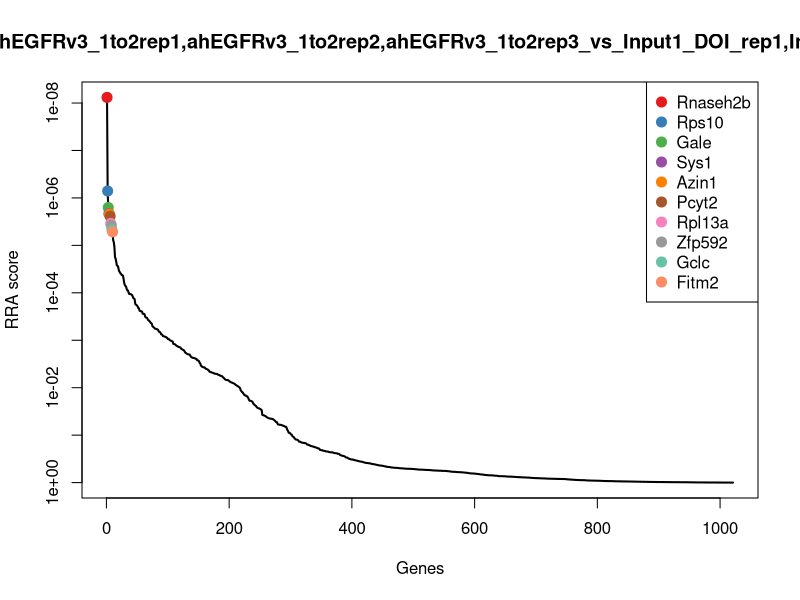
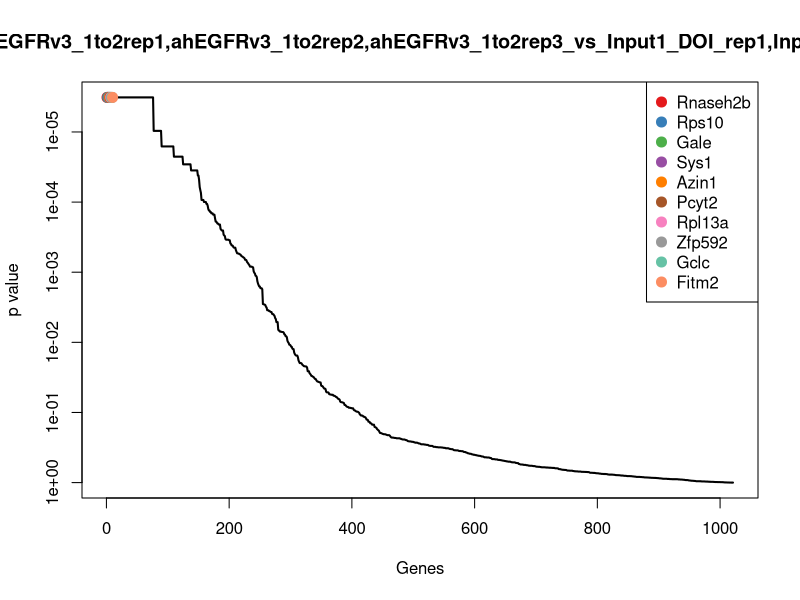
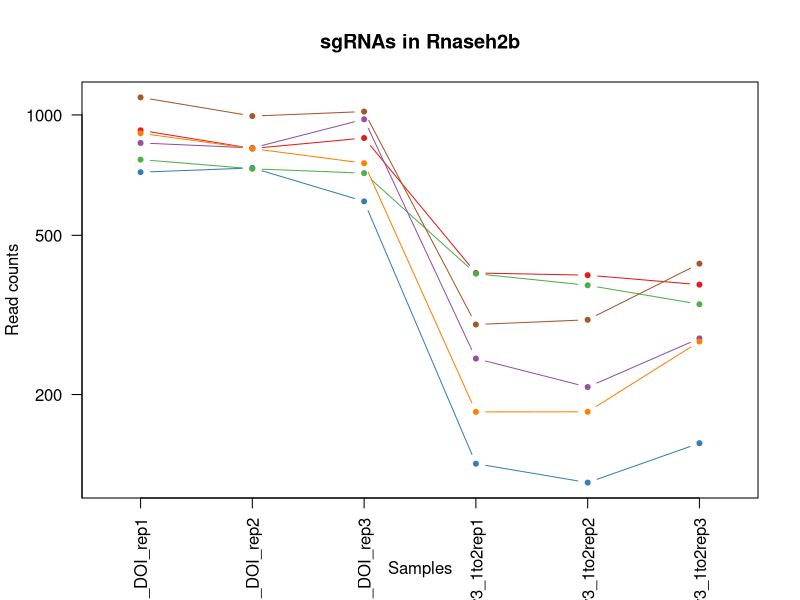
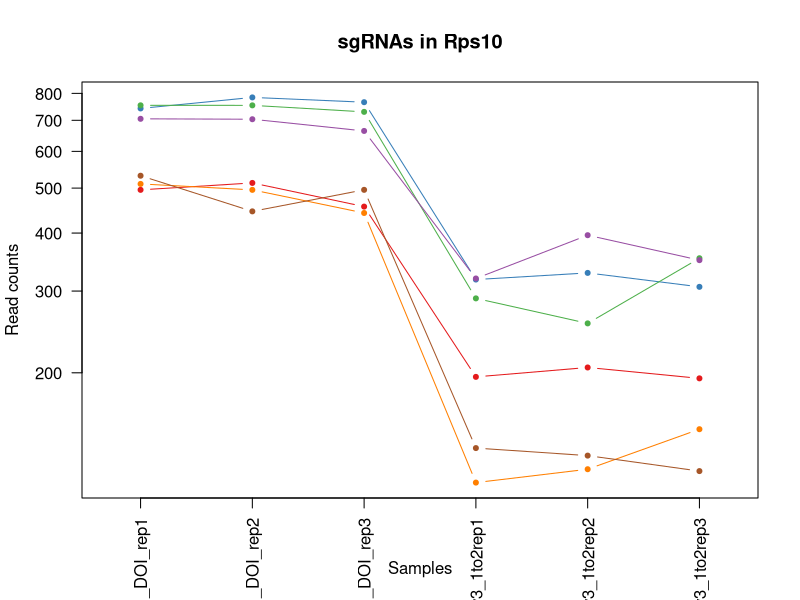
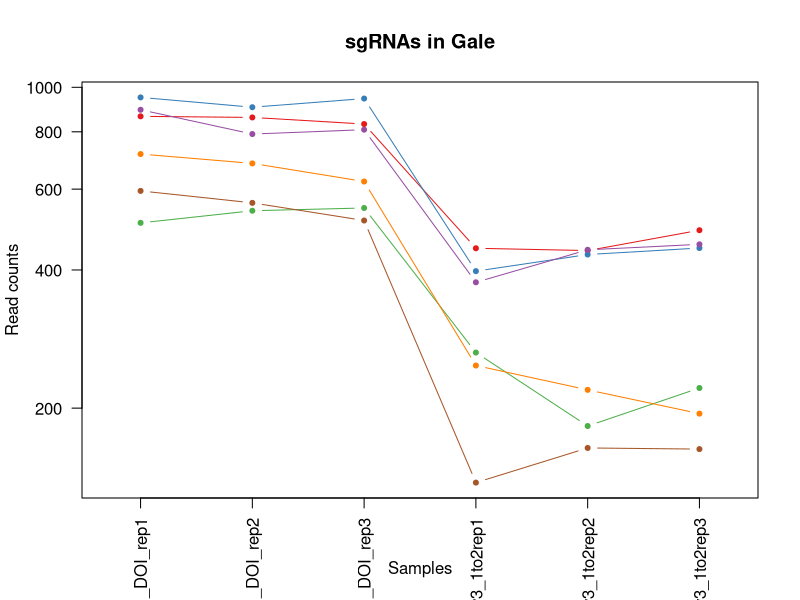
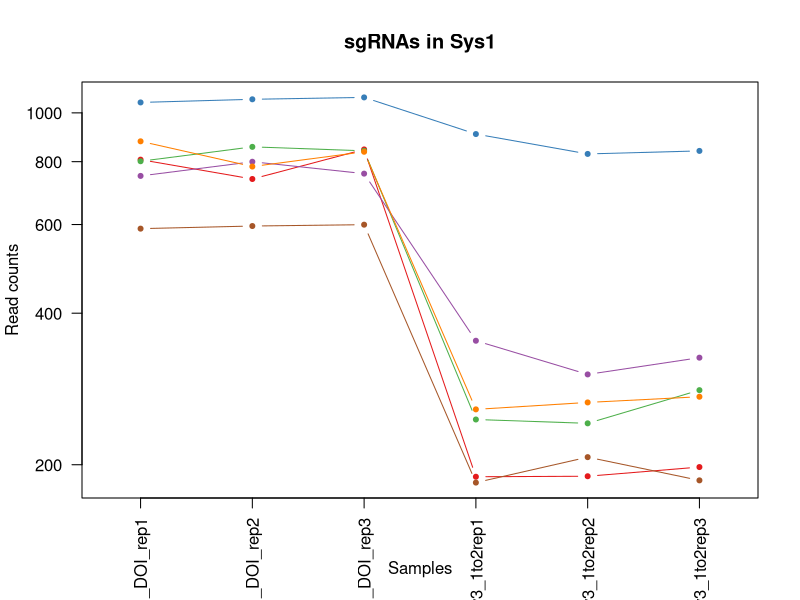
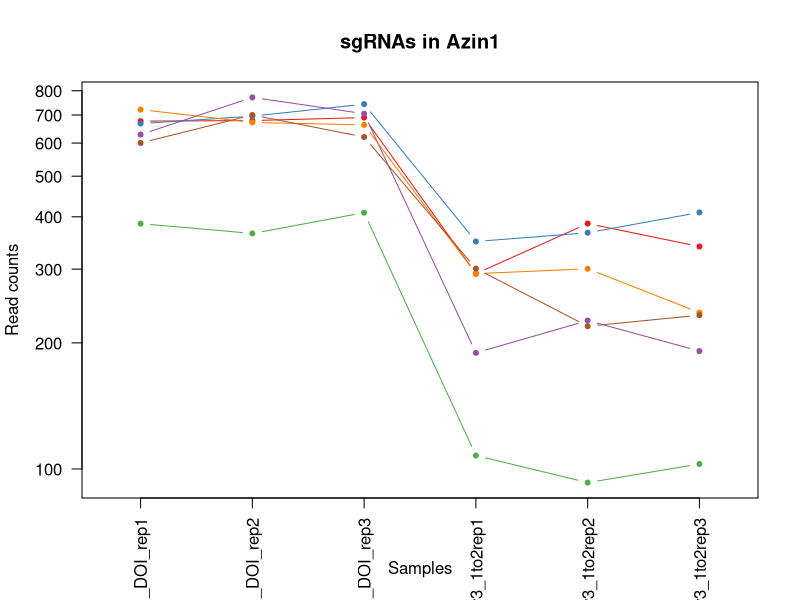
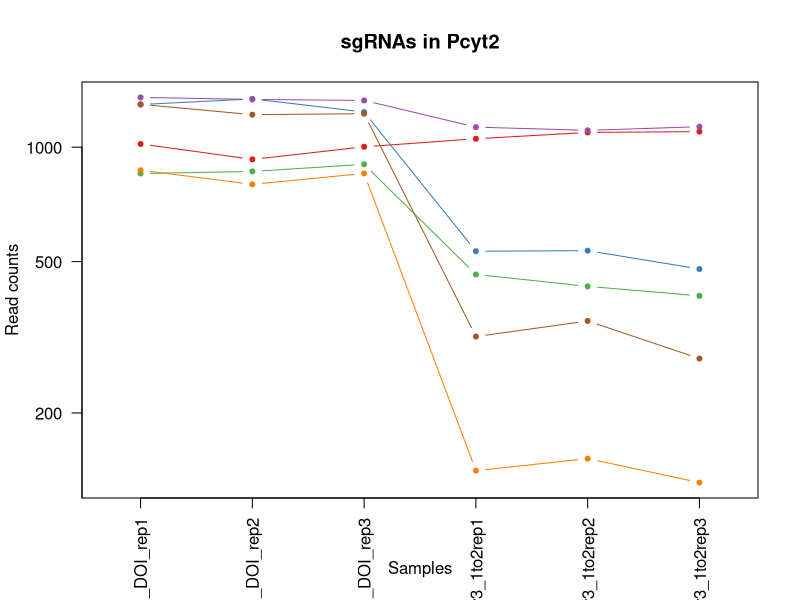

These figures' R source, in order: (Note: this script raises an error after producing the figures.)
pdf(file='egfr_1to2_v_Input1_DOI.pdf',width=4.5,height=4.5);
gstable=read.table('egfr_1to2_v_Input1_DOI.gene_summary.txt',header=T)
# 
#
# parameters
# Do not modify the variables beginning with "__"

# gstablename='__GENE_SUMMARY_FILE__'
startindex=3
# outputfile='__OUTPUT_FILE__'
targetgenelist=c("Rnaseh2b","Rps10","Gale","Sys1","Azin1","Pcyt2","Rpl13a","Zfp592","Gclc","Fitm2")
# samplelabel=sub('.\\w+.\\w+$','',colnames(gstable)[startindex]);
samplelabel='ahEGFRv3_1to2rep1,ahEGFRv3_1to2rep2,ahEGFRv3_1to2rep3_vs_Input1_DOI_rep1,Input1_DOI_rep2,Input1_DOI_rep3 neg.'


# You need to write some codes in front of this code:
# gstable=read.table(gstablename,header=T)
# pdf(file=outputfile,width=6,height=6)


# set up color using RColorBrewer
#library(RColorBrewer)
#colors <- brewer.pal(length(targetgenelist), "Set1")

colors=c( "#E41A1C", "#377EB8", "#4DAF4A", "#984EA3", "#FF7F00",  "#A65628", "#F781BF",
          "#999999", "#66C2A5", "#FC8D62", "#8DA0CB", "#E78AC3", "#A6D854", "#FFD92F", "#E5C494", "#B3B3B3", 
          "#8DD3C7", "#FFFFB3", "#BEBADA", "#FB8072", "#80B1D3", "#FDB462", "#B3DE69", "#FCCDE5",
          "#D9D9D9", "#BC80BD", "#CCEBC5", "#FFED6F")

######
# function definition

plotrankedvalues<-function(val, tglist, ...){
  
  plot(val,log='y',ylim=c(max(val),min(val)),type='l',lwd=2, ...)
  if(length(tglist)>0){
    for(i in 1:length(tglist)){
      targetgene=tglist[i];
      tx=which(names(val)==targetgene);ty=val[targetgene];
      points(tx,ty,col=colors[(i %% length(colors)) ],cex=2,pch=20)
      # text(tx+50,ty,targetgene,col=colors[i])
    }
    legend('topright',tglist,pch=20,pt.cex = 2,cex=1,col=colors)
  }
}



plotrandvalues<-function(val,targetgenelist, ...){
  # choose the one with the best distance distribution
  
  mindiffvalue=0;
  randval=val;
  for(i in 1:20){
    randval0=sample(val)
    vindex=sort(which(names(randval0) %in% targetgenelist))
    if(max(vindex)>0.9*length(val)){
      # print('pass...')
      next;
    }
    mindiffind=min(diff(vindex));
    if (mindiffind > mindiffvalue){
      mindiffvalue=mindiffind;
      randval=randval0;
      # print(paste('Diff: ',mindiffvalue))
    }
  }
  plot(randval,log='y',ylim=c(max(randval),min(randval)),pch=20,col='grey', ...)
  
  if(length(targetgenelist)>0){
    for(i in 1:length(targetgenelist)){
      targetgene=targetgenelist[i];
      tx=which(names(randval)==targetgene);ty=randval[targetgene];
      points(tx,ty,col=colors[(i %% length(colors)) ],cex=2,pch=20)
      text(tx+50,ty,targetgene,col=colors[i])
    }
  }
  
}




# set.seed(1235)



pvec=gstable[,startindex]
names(pvec)=gstable[,'id']
pvec=sort(pvec);

plotrankedvalues(pvec,targetgenelist,xlab='Genes',ylab='RRA score',main=paste('Distribution of RRA scores in \\n',samplelabel))

# plotrandvalues(pvec,targetgenelist,xlab='Genes',ylab='RRA score',main=paste('Distribution of RRA scores in \\n',samplelabel))


pvec=gstable[,startindex+1]
names(pvec)=gstable[,'id']
pvec=sort(pvec);

plotrankedvalues(pvec,targetgenelist,xlab='Genes',ylab='p value',main=paste('Distribution of p values in \\n',samplelabel))

# plotrandvalues(pvec,targetgenelist,xlab='Genes',ylab='p value',main=paste('Distribution of p values in \\n',samplelabel))



# you need to write after this code:
# dev.off()






# parameters
# Do not modify the variables beginning with "__"
targetmat=list(c(914.2129487051808,823.3953421320792,874.4515566265652,401.63667444296595,396.5547671672471,375.42026314614264),c(718.2642843657007,736.1030539812348,607.0529201913007,133.32337740845344,119.48593421196529,150.16810525845705),c(772.2304738887051,732.3884885280073,714.1178574622251,399.9701322253603,374.0429244896305,335.37543507722074),c(849.9674849873185,825.8717191008975,974.1327051201845,244.98170598803318,207.80162471646136,275.30819297383795),c(898.7940374128938,822.7762478898746,756.310936189683,179.98655950141213,180.0947414209332,270.3025894652227),c(1105.0219759472318,992.4080702539271,1018.4354377840152,298.31105695141457,306.5073964567805,423.80776372942324))
targetgene="Rnaseh2b"
collabel=c("Input1_DOI_rep1","Input1_DOI_rep2","Input1_DOI_rep3","ahEGFRv3_1to2rep1","ahEGFRv3_1to2rep2","ahEGFRv3_1to2rep3")

# set up color using RColorBrewer
#library(RColorBrewer)
#colors <- brewer.pal(length(targetgenelist), "Set1")

colors=c( "#E41A1C", "#377EB8", "#4DAF4A", "#984EA3", "#FF7F00",  "#A65628", "#F781BF",
          "#999999", "#66C2A5", "#FC8D62", "#8DA0CB", "#E78AC3", "#A6D854", "#FFD92F", "#E5C494", "#B3B3B3", 
          "#8DD3C7", "#FFFFB3", "#BEBADA", "#FB8072", "#80B1D3", "#FDB462", "#B3DE69", "#FCCDE5",
          "#D9D9D9", "#BC80BD", "#CCEBC5", "#FFED6F")


## code

targetmatvec=unlist(targetmat)+1
yrange=range(targetmatvec[targetmatvec>0]);
# yrange[1]=1; # set the minimum value to 1
for(i in 1:length(targetmat)){
  vali=targetmat[[i]]+1;
  if(i==1){
    plot(1:length(vali),vali,type='b',las=1,pch=20,main=paste('sgRNAs in',targetgene),ylab='Read counts',xlab='Samples',xlim=c(0.7,length(vali)+0.3),ylim = yrange,col=colors[(i %% length(colors))],xaxt='n',log='y')
    axis(1,at=1:length(vali),labels=(collabel),las=2)
    # lines(0:100,rep(1,101),col='black');
  }else{
    lines(1:length(vali),vali,type='b',pch=20,col=colors[(i %% length(colors))])
  }
}




# parameters
# Do not modify the variables beginning with "__"
targetmat=list(c(494.69007062753985,511.9909383031801,455.1578367724522,194.98543945986313,204.33826430452035,193.55000233312242),c(741.3926513041312,783.1542163887822,764.7495519351746,316.6430213450769,327.2875589284267,305.34181402552935),c(752.9568347733464,752.8185985207582,728.8854350168353,288.31180364578057,254.5569902776652,352.0607801059382),c(704.130282347771,702.6719649021879,662.9587495051824,318.30956356268257,394.8230869612766,348.72371110019475),c(509.46652728264814,494.6562995214521,440.91767270193515,114.99141301479108,122.94929462390631,150.16810525845705),c(530.6675303095427,444.50966590288186,494.713848079444,136.65646184366477,131.60769565375887,121.80301870963739))
targetgene="Rps10"
collabel=c("Input1_DOI_rep1","Input1_DOI_rep2","Input1_DOI_rep3","ahEGFRv3_1to2rep1","ahEGFRv3_1to2rep2","ahEGFRv3_1to2rep3")

# set up color using RColorBrewer
#library(RColorBrewer)
#colors <- brewer.pal(length(targetgenelist), "Set1")

colors=c( "#E41A1C", "#377EB8", "#4DAF4A", "#984EA3", "#FF7F00",  "#A65628", "#F781BF",
          "#999999", "#66C2A5", "#FC8D62", "#8DA0CB", "#E78AC3", "#A6D854", "#FFD92F", "#E5C494", "#B3B3B3", 
          "#8DD3C7", "#FFFFB3", "#BEBADA", "#FB8072", "#80B1D3", "#FDB462", "#B3DE69", "#FCCDE5",
          "#D9D9D9", "#BC80BD", "#CCEBC5", "#FFED6F")


## code

targetmatvec=unlist(targetmat)+1
yrange=range(targetmatvec[targetmatvec>0]);
# yrange[1]=1; # set the minimum value to 1
for(i in 1:length(targetmat)){
  vali=targetmat[[i]]+1;
  if(i==1){
    plot(1:length(vali),vali,type='b',las=1,pch=20,main=paste('sgRNAs in',targetgene),ylab='Read counts',xlab='Samples',xlim=c(0.7,length(vali)+0.3),ylim = yrange,col=colors[(i %% length(colors))],xaxt='n',log='y')
    axis(1,at=1:length(vali),labels=(collabel),las=2)
    # lines(0:100,rep(1,101),col='black');
  }else{
    lines(1:length(vali),vali,type='b',pch=20,col=colors[(i %% length(colors))])
  }
}




# parameters
# Do not modify the variables beginning with "__"
targetmat=list(c(863.4590323680695,858.6837139377398,830.6762374468276,444.96677210071334,439.8467723165099,487.21207483854954),c(949.547953750005,903.8775936186735,944.0701365268707,396.637047790149,431.18837128665734,445.49871226675594),c(505.61179945957645,537.3738022335675,544.8181290683002,263.31367038169554,181.8264216269037,220.24655437907035),c(892.3694910411076,789.9642530530324,807.4700441467257,374.9719989612753,441.5784525224804,453.84138478111464),c(714.4095565426289,681.6227606672326,622.3479112300041,246.64824820563885,218.19170595228445,193.55000233312242),c(593.6280847530478,559.0421007107275,511.59107957042715,136.65646184366477,162.77793936122808,161.84784677855927))
targetgene="Gale"
collabel=c("Input1_DOI_rep1","Input1_DOI_rep2","Input1_DOI_rep3","ahEGFRv3_1to2rep1","ahEGFRv3_1to2rep2","ahEGFRv3_1to2rep3")

# set up color using RColorBrewer
#library(RColorBrewer)
#colors <- brewer.pal(length(targetgenelist), "Set1")

colors=c( "#E41A1C", "#377EB8", "#4DAF4A", "#984EA3", "#FF7F00",  "#A65628", "#F781BF",
          "#999999", "#66C2A5", "#FC8D62", "#8DA0CB", "#E78AC3", "#A6D854", "#FFD92F", "#E5C494", "#B3B3B3", 
          "#8DD3C7", "#FFFFB3", "#BEBADA", "#FB8072", "#80B1D3", "#FDB462", "#B3DE69", "#FCCDE5",
          "#D9D9D9", "#BC80BD", "#CCEBC5", "#FFED6F")


## code

targetmatvec=unlist(targetmat)+1
yrange=range(targetmatvec[targetmatvec>0]);
# yrange[1]=1; # set the minimum value to 1
for(i in 1:length(targetmat)){
  vali=targetmat[[i]]+1;
  if(i==1){
    plot(1:length(vali),vali,type='b',las=1,pch=20,main=paste('sgRNAs in',targetgene),ylab='Read counts',xlab='Samples',xlim=c(0.7,length(vali)+0.3),ylim = yrange,col=colors[(i %% length(colors))],xaxt='n',log='y')
    axis(1,at=1:length(vali),labels=(collabel),las=2)
    # lines(0:100,rep(1,101),col='black');
  }else{
    lines(1:length(vali),vali,type='b',pch=20,col=colors[(i %% length(colors))])
  }
}




# parameters
# Do not modify the variables beginning with "__"
targetmat=list(c(806.2805696591721,737.9603367078485,844.9164015173446,188.31927058944046,188.75314245078573,196.88707133886592),c(1047.8435132383345,1062.9848138652483,1072.2316131615241,906.5989663774833,827.7431384539044,839.2728549444878),c(800.4984779245644,854.9691484845124,839.6422666764124,244.98170598803318,240.7035486299011,280.3137964824532),c(748.459652313096,798.6315724438964,756.310936189683,351.6404079147959,301.312355838869,325.3642280599903),c(876.9505797488206,781.2969336621685,835.9503722877598,256.6475015112729,264.94707151348825,271.97112396809445),c(587.8459930184403,594.9495667585926,598.6143044458091,183.31964393662346,206.06994451049087,185.2073298187637))
targetgene="Sys1"
collabel=c("Input1_DOI_rep1","Input1_DOI_rep2","Input1_DOI_rep3","ahEGFRv3_1to2rep1","ahEGFRv3_1to2rep2","ahEGFRv3_1to2rep3")

# set up color using RColorBrewer
#library(RColorBrewer)
#colors <- brewer.pal(length(targetgenelist), "Set1")

colors=c( "#E41A1C", "#377EB8", "#4DAF4A", "#984EA3", "#FF7F00",  "#A65628", "#F781BF",
          "#999999", "#66C2A5", "#FC8D62", "#8DA0CB", "#E78AC3", "#A6D854", "#FFD92F", "#E5C494", "#B3B3B3", 
          "#8DD3C7", "#FFFFB3", "#BEBADA", "#FB8072", "#80B1D3", "#FDB462", "#B3DE69", "#FCCDE5",
          "#D9D9D9", "#BC80BD", "#CCEBC5", "#FFED6F")


## code

targetmatvec=unlist(targetmat)+1
yrange=range(targetmatvec[targetmatvec>0]);
# yrange[1]=1; # set the minimum value to 1
for(i in 1:length(targetmat)){
  vali=targetmat[[i]]+1;
  if(i==1){
    plot(1:length(vali),vali,type='b',las=1,pch=20,main=paste('sgRNAs in',targetgene),ylab='Read counts',xlab='Samples',xlim=c(0.7,length(vali)+0.3),ylim = yrange,col=colors[(i %% length(colors))],xaxt='n',log='y')
    axis(1,at=1:length(vali),labels=(collabel),las=2)
    # lines(0:100,rep(1,101),col='black');
  }else{
    lines(1:length(vali),vali,type='b',pch=20,col=colors[(i %% length(colors))])
  }
}




# parameters
# Do not modify the variables beginning with "__"
targetmat=list(c(675.8622783119116,677.9081952140051,689.3294237098436,291.6448880809919,384.43300572545354,338.71250408296424),c(666.8679133914109,694.6237397535285,742.070772119166,348.30732347958457,365.38452345977794,408.79095320357754),c(384.18787303281664,364.0274144162877,408.2180366881553,106.65870192676275,91.7790509164371,101.78060467517645),c(627.6781805235148,770.1532373024862,704.0970012644539,188.31927058944046,225.11842677616647,190.21293332737895),c(720.1916482772366,671.0981585497549,661.903922536996,291.6448880809919,299.5806756328985,235.26336490491605),c(599.4101764876555,698.9573994489605,619.1834303254448,299.9775991690202,218.19170595228445,231.92629589917257))
targetgene="Azin1"
collabel=c("Input1_DOI_rep1","Input1_DOI_rep2","Input1_DOI_rep3","ahEGFRv3_1to2rep1","ahEGFRv3_1to2rep2","ahEGFRv3_1to2rep3")

# set up color using RColorBrewer
#library(RColorBrewer)
#colors <- brewer.pal(length(targetgenelist), "Set1")

colors=c( "#E41A1C", "#377EB8", "#4DAF4A", "#984EA3", "#FF7F00",  "#A65628", "#F781BF",
          "#999999", "#66C2A5", "#FC8D62", "#8DA0CB", "#E78AC3", "#A6D854", "#FFD92F", "#E5C494", "#B3B3B3", 
          "#8DD3C7", "#FFFFB3", "#BEBADA", "#FB8072", "#80B1D3", "#FDB462", "#B3DE69", "#FCCDE5",
          "#D9D9D9", "#BC80BD", "#CCEBC5", "#FFED6F")


## code

targetmatvec=unlist(targetmat)+1
yrange=range(targetmatvec[targetmatvec>0]);
# yrange[1]=1; # set the minimum value to 1
for(i in 1:length(targetmat)){
  vali=targetmat[[i]]+1;
  if(i==1){
    plot(1:length(vali),vali,type='b',las=1,pch=20,main=paste('sgRNAs in',targetgene),ylab='Read counts',xlab='Samples',xlim=c(0.7,length(vali)+0.3),ylim = yrange,col=colors[(i %% length(colors))],xaxt='n',log='y')
    axis(1,at=1:length(vali),labels=(collabel),las=2)
    # lines(0:100,rep(1,101),col='black');
  }else{
    lines(1:length(vali),vali,type='b',pch=20,col=colors[(i %% length(colors))])
  }
}




# parameters
# Do not modify the variables beginning with "__"
targetmat=list(c(1018.9330545652963,928.0222690646517,1001.5582062930321,1051.5881393091765,1092.6902099673928,1097.8957028896082),c(1293.903639277747,1339.100845888487,1236.2572067145168,531.626967416208,533.3575034389175,477.2008678213191),c(851.8948488988543,862.3982793909672,900.8222308312263,461.63219427677,429.4566910806868,405.45388419783404),c(1351.0821019866446,1334.7671861930548,1326.444912494458,1128.2490813190373,1106.5436516151567,1131.2663929470432),c(868.5986694654986,797.3933839594873,852.3001902946497,139.9895462788761,150.6561779194345,130.14569122399612),c(1295.831003189283,1216.5201859319818,1224.1266965803725,316.6430213450769,348.0677214000728,276.9767274767097))
targetgene="Pcyt2"
collabel=c("Input1_DOI_rep1","Input1_DOI_rep2","Input1_DOI_rep3","ahEGFRv3_1to2rep1","ahEGFRv3_1to2rep2","ahEGFRv3_1to2rep3")

# set up color using RColorBrewer
#library(RColorBrewer)
#colors <- brewer.pal(length(targetgenelist), "Set1")

colors=c( "#E41A1C", "#377EB8", "#4DAF4A", "#984EA3", "#FF7F00",  "#A65628", "#F781BF",
          "#999999", "#66C2A5", "#FC8D62", "#8DA0CB", "#E78AC3", "#A6D854", "#FFD92F", "#E5C494", "#B3B3B3", 
          "#8DD3C7", "#FFFFB3", "#BEBADA", "#FB8072", "#80B1D3", "#FDB462", "#B3DE69", "#FCCDE5",
          "#D9D9D9", "#BC80BD", "#CCEBC5", "#FFED6F")


## code

targetmatvec=unlist(targetmat)+1
yrange=range(targetmatvec[targetmatvec>0]);
# yrange[1]=1; # set the minimum value to 1
for(i in 1:length(targetmat)){
  vali=targetmat[[i]]+1;
  if(i==1){
    plot(1:length(vali),vali,type='b',las=1,pch=20,main=paste('sgRNAs in',targetgene),ylab='Read counts',xlab='Samples',xlim=c(0.7,length(vali)+0.3),ylim = yrange,col=colors[(i %% length(colors))],xaxt='n',log='y')
    axis(1,at=1:length(vali),labels=(collabel),las=2)
    # lines(0:100,rep(1,101),col='black');
  }else{
    lines(1:length(vali),vali,type='b',pch=20,col=colors[(i %% length(colors))])
  }
}




# parameters
# Do not modify the variables beginning with "__"
targetmat=list(c(426.5898790866058,463.082493169019,450.9385288997064,116.65795523239676,128.14433524181786,98.44353566943296),c(551.2260786992587,528.0873886004989,493.1316076271643,164.98767954296113,169.70466018511013,195.21853683599417),c(415.02569561739057,389.41027834667506,418.7663063700197,184.98618615422913,174.89970080302166,166.8534502871745),c(594.912994027405,542.9456504134087,562.7501875274698,324.97573243310524,214.7283455403434,275.30819297383795),c(426.5898790866058,402.41125743297107,363.38789054023124,179.98655950141213,119.48593421196529,140.1568982412266),c(333.43395669570543,303.9752729224443,319.08515787640044,91.65982196831173,100.43745194628966,111.79181169240692))
targetgene="Rpl13a"
collabel=c("Input1_DOI_rep1","Input1_DOI_rep2","Input1_DOI_rep3","ahEGFRv3_1to2rep1","ahEGFRv3_1to2rep2","ahEGFRv3_1to2rep3")

# set up color using RColorBrewer
#library(RColorBrewer)
#colors <- brewer.pal(length(targetgenelist), "Set1")

colors=c( "#E41A1C", "#377EB8", "#4DAF4A", "#984EA3", "#FF7F00",  "#A65628", "#F781BF",
          "#999999", "#66C2A5", "#FC8D62", "#8DA0CB", "#E78AC3", "#A6D854", "#FFD92F", "#E5C494", "#B3B3B3", 
          "#8DD3C7", "#FFFFB3", "#BEBADA", "#FB8072", "#80B1D3", "#FDB462", "#B3DE69", "#FCCDE5",
          "#D9D9D9", "#BC80BD", "#CCEBC5", "#FFED6F")


## code

targetmatvec=unlist(targetmat)+1
yrange=range(targetmatvec[targetmatvec>0]);
# yrange[1]=1; # set the minimum value to 1
for(i in 1:length(targetmat)){
  vali=targetmat[[i]]+1;
  if(i==1){
    plot(1:length(vali),vali,type='b',las=1,pch=20,main=paste('sgRNAs in',targetgene),ylab='Read counts',xlab='Samples',xlim=c(0.7,length(vali)+0.3),ylim = yrange,col=colors[(i %% length(colors))],xaxt='n',log='y')
    axis(1,at=1:length(vali),labels=(collabel),las=2)
    # lines(0:100,rep(1,101),col='black');
  }else{
    lines(1:length(vali),vali,type='b',pch=20,col=colors[(i %% length(colors))])
  }
}




# parameters
# Do not modify the variables beginning with "__"
targetmat=list(c(713.1246472682717,749.7231273097353,722.0290597236235,194.98543945986313,195.67986327466778,180.20172631014847),c(684.8566432324124,765.2004833648496,739.4337046986999,168.32076397817247,183.5581018328742,203.5612093503529),c(882.7326714834282,960.2151696592895,903.9867117357857,364.9727456556413,398.28644737321764,428.8133672380385),c(666.2254587542322,593.7113782741835,649.2459989187586,341.6411546091619,339.40932037022026,388.7685391691166),c(724.0463761003083,689.670985815892,728.3580215327421,226.64974159437082,242.4352288358716,280.3137964824532),c(480.5560686096101,511.9909383031801,513.7007335068,281.64563477535785,232.04514760004852,205.22974385322465))
targetgene="Zfp592"
collabel=c("Input1_DOI_rep1","Input1_DOI_rep2","Input1_DOI_rep3","ahEGFRv3_1to2rep1","ahEGFRv3_1to2rep2","ahEGFRv3_1to2rep3")

# set up color using RColorBrewer
#library(RColorBrewer)
#colors <- brewer.pal(length(targetgenelist), "Set1")

colors=c( "#E41A1C", "#377EB8", "#4DAF4A", "#984EA3", "#FF7F00",  "#A65628", "#F781BF",
          "#999999", "#66C2A5", "#FC8D62", "#8DA0CB", "#E78AC3", "#A6D854", "#FFD92F", "#E5C494", "#B3B3B3", 
          "#8DD3C7", "#FFFFB3", "#BEBADA", "#FB8072", "#80B1D3", "#FDB462", "#B3DE69", "#FCCDE5",
          "#D9D9D9", "#BC80BD", "#CCEBC5", "#FFED6F")


## code

targetmatvec=unlist(targetmat)+1
yrange=range(targetmatvec[targetmatvec>0]);
# yrange[1]=1; # set the minimum value to 1
for(i in 1:length(targetmat)){
  vali=targetmat[[i]]+1;
  if(i==1){
    plot(1:length(vali),vali,type='b',las=1,pch=20,main=paste('sgRNAs in',targetgene),ylab='Read counts',xlab='Samples',xlim=c(0.7,length(vali)+0.3),ylim = yrange,col=colors[(i %% length(colors))],xaxt='n',log='y')
    axis(1,at=1:length(vali),labels=(collabel),las=2)
    # lines(0:100,rep(1,101),col='black');
  }else{
    lines(1:length(vali),vali,type='b',pch=20,col=colors[(i %% length(colors))])
  }
}




# parameters
# Do not modify the variables beginning with "__"
targetmat=list(c(790.2192037297065,810.3943630457833,753.1464552851237,221.65011494155382,280.5321933672229,240.2689684135313),c(638.5999093555514,671.0981585497549,660.8490955688095,489.96341197606637,424.2616504627753,467.18966080408865),c(681.6443700465192,835.7772269761707,842.8067475809718,369.97237230845826,282.26387357319334,322.0271590542468),c(647.5942742760521,791.8215357796462,698.8228664235216,171.6538484133838,169.70466018511013,165.18491578430277),c(882.0902168462496,761.4859179116222,804.8329767262596,284.97871921056924,303.0440360448395,340.381038585836),c(830.0513912347811,726.8166403481662,736.2692237941405,454.96602540634734,491.79717849562525,470.5267298098321))
targetgene="Gclc"
collabel=c("Input1_DOI_rep1","Input1_DOI_rep2","Input1_DOI_rep3","ahEGFRv3_1to2rep1","ahEGFRv3_1to2rep2","ahEGFRv3_1to2rep3")

# set up color using RColorBrewer
#library(RColorBrewer)
#colors <- brewer.pal(length(targetgenelist), "Set1")

colors=c( "#E41A1C", "#377EB8", "#4DAF4A", "#984EA3", "#FF7F00",  "#A65628", "#F781BF",
          "#999999", "#66C2A5", "#FC8D62", "#8DA0CB", "#E78AC3", "#A6D854", "#FFD92F", "#E5C494", "#B3B3B3", 
          "#8DD3C7", "#FFFFB3", "#BEBADA", "#FB8072", "#80B1D3", "#FDB462", "#B3DE69", "#FCCDE5",
          "#D9D9D9", "#BC80BD", "#CCEBC5", "#FFED6F")


## code

targetmatvec=unlist(targetmat)+1
yrange=range(targetmatvec[targetmatvec>0]);
# yrange[1]=1; # set the minimum value to 1
for(i in 1:length(targetmat)){
  vali=targetmat[[i]]+1;
  if(i==1){
    plot(1:length(vali),vali,type='b',las=1,pch=20,main=paste('sgRNAs in',targetgene),ylab='Read counts',xlab='Samples',xlim=c(0.7,length(vali)+0.3),ylim = yrange,col=colors[(i %% length(colors))],xaxt='n',log='y')
    axis(1,at=1:length(vali),labels=(collabel),las=2)
    # lines(0:100,rep(1,101),col='black');
  }else{
    lines(1:length(vali),vali,type='b',pch=20,col=colors[(i %% length(colors))])
  }
}




# parameters
# Do not modify the variables beginning with "__"
targetmat=list(c(761.9511996938471,720.6256979261206,712.0082035258522,308.31031025704857,301.312355838869,243.60603741927477),c(1112.0889769561968,1015.3145572154963,1161.364491973279,494.96303862888334,529.8941430269765,528.9254374103432),c(839.6882107924605,889.6384260479683,866.5403543651668,436.634061012685,458.89525458218554,393.77414267773185),c(962.3970464935775,987.4553163162906,942.487896074591,411.63592774859995,386.16468593142406,405.45388419783404),c(885.9449446693213,911.9258187673329,760.0028305783355,319.9761057802882,316.8974776926036,317.02155554563154),c(501.1146169993261,494.6562995214521,491.54936717488465,236.64899490000485,200.8749038925793,253.61724443650525))
targetgene="Fitm2"
collabel=c("Input1_DOI_rep1","Input1_DOI_rep2","Input1_DOI_rep3","ahEGFRv3_1to2rep1","ahEGFRv3_1to2rep2","ahEGFRv3_1to2rep3")

# set up color using RColorBrewer
#library(RColorBrewer)
#colors <- brewer.pal(length(targetgenelist), "Set1")

colors=c( "#E41A1C", "#377EB8", "#4DAF4A", "#984EA3", "#FF7F00",  "#A65628", "#F781BF",
          "#999999", "#66C2A5", "#FC8D62", "#8DA0CB", "#E78AC3", "#A6D854", "#FFD92F", "#E5C494", "#B3B3B3", 
          "#8DD3C7", "#FFFFB3", "#BEBADA", "#FB8072", "#80B1D3", "#FDB462", "#B3DE69", "#FCCDE5",
          "#D9D9D9", "#BC80BD", "#CCEBC5", "#FFED6F")


## code

targetmatvec=unlist(targetmat)+1
yrange=range(targetmatvec[targetmatvec>0]);
# yrange[1]=1; # set the minimum value to 1
for(i in 1:length(targetmat)){
  vali=targetmat[[i]]+1;
  if(i==1){
    plot(1:length(vali),vali,type='b',las=1,pch=20,main=paste('sgRNAs in',targetgene),ylab='Read counts',xlab='Samples',xlim=c(0.7,length(vali)+0.3),ylim = yrange,col=colors[(i %% length(colors))],xaxt='n',log='y')
    axis(1,at=1:length(vali),labels=(collabel),las=2)
    # lines(0:100,rep(1,101),col='black');
  }else{
    lines(1:length(vali),vali,type='b',pch=20,col=colors[(i %% length(colors))])
  }
}



# 
#
# parameters
# Do not modify the variables beginning with "__"

# gstablename='__GENE_SUMMARY_FILE__'
startindex=9
# outputfile='__OUTPUT_FILE__'
targetgenelist=c("Nprl3","Tsc2","Arl15","Nprl2","Jak1","Depdc5","Zfp36l2","Mark2","Tsc1","Cbfa2t3")
# samplelabel=sub('.\\w+.\\w+$','',colnames(gstable)[startindex]);
samplelabel='ahEGFRv3_1to2rep1,ahEGFRv3_1to2rep2,ahEGFRv3_1to2rep3_vs_Input1_DOI_rep1,Input1_DOI_rep2,Input1_DOI_rep3 pos.'


# You need to write some codes in front of this code:
# gstable=read.table(gstablename,header=T)
# pdf(file=outputfile,width=6,height=6)


# set up color using RColorBrewer
#library(RColorBrewer)
#colors <- brewer.pal(length(targetgenelist), "Set1")

colors=c( "#E41A1C", "#377EB8", "#4DAF4A", "#984EA3", "#FF7F00",  "#A65628", "#F781BF",
          "#999999", "#66C2A5", "#FC8D62", "#8DA0CB", "#E78AC3", "#A6D854", "#FFD92F", "#E5C494", "#B3B3B3", 
          "#8DD3C7", "#FFFFB3", "#BEBADA", "#FB8072", "#80B1D3", "#FDB462", "#B3DE69", "#FCCDE5",
          "#D9D9D9", "#BC80BD", "#CCEBC5", "#FFED6F")

######
# function definition

plotrankedvalues<-function(val, tglist, ...){
  
  plot(val,log='y',ylim=c(max(val),min(val)),type='l',lwd=2, ...)
  if(length(tglist)>0){
    for(i in 1:length(tglist)){
      targetgene=tglist[i];
      tx=which(names(val)==targetgene);ty=val[targetgene];
      points(tx,ty,col=colors[(i %% length(colors)) ],cex=2,pch=20)
      # text(tx+50,ty,targetgene,col=colors[i])
    }
    legend('topright',tglist,pch=20,pt.cex = 2,cex=1,col=colors)
  }
}



plotrandvalues<-function(val,targetgenelist, ...){
  # choose the one with the best distance distribution
  
  mindiffvalue=0;
  randval=val;
  for(i in 1:20){
    randval0=sample(val)
    vindex=sort(which(names(randval0) %in% targetgenelist))
    if(max(vindex)>0.9*length(val)){
      # print('pass...')
      next;
    }
    mindiffind=min(diff(vindex));
    if (mindiffind > mindiffvalue){
      mindiffvalue=mindiffind;
      randval=randval0;
      # print(paste('Diff: ',mindiffvalue))
    }
  }
  plot(randval,log='y',ylim=c(max(randval),min(randval)),pch=20,col='grey', ...)
  
  if(length(targetgenelist)>0){
    for(i in 1:length(targetgenelist)){
      targetgene=targetgenelist[i];
      tx=which(names(randval)==targetgene);ty=randval[targetgene];
      points(tx,ty,col=colors[(i %% length(colors)) ],cex=2,pch=20)
      text(tx+50,ty,targetgene,col=colors[i])
    }
  }
  
}




# set.seed(1235)



pvec=gstable[,startindex]
names(pvec)=gstable[,'id']
pvec=sort(pvec);

plotrankedvalues(pvec,targetgenelist,xlab='Genes',ylab='RRA score',main=paste('Distribution of RRA scores in \\n',samplelabel))

# plotrandvalues(pvec,targetgenelist,xlab='Genes',ylab='RRA score',main=paste('Distribution of RRA scores in \\n',samplelabel))


pvec=gstable[,startindex+1]
names(pvec)=gstable[,'id']
pvec=sort(pvec);

plotrankedvalues(pvec,targetgenelist,xlab='Genes',ylab='p value',main=paste('Distribution of p values in \\n',samplelabel))

# plotrandvalues(pvec,targetgenelist,xlab='Genes',ylab='p value',main=paste('Distribution of p values in \\n',samplelabel))



# you need to write after this code:
# dev.off()






# parameters
# Do not modify the variables beginning with "__"
targetmat=list(c(973.9612299627927,981.8834681364494,1209.8865325098554,2583.140437288785,2734.3230452274374,2928.2780525399126),c(1039.4916029550122,1084.0340181002036,1089.1088446525073,1688.2072664345417,1657.2179571137794,1788.6689870785108),c(1197.5354437009537,1258.6185944018926,1248.3877168486608,2473.148650926811,2557.6916642184456,2512.812961324848),c(1121.0833418766974,1106.9405050617727,1088.5814311684142,2413.1531310930072,2218.282343848225,2214.145285310806),c(1302.255549561069,1294.5260604497578,1149.761395323228,2196.50264280427,2493.6194965975365,2382.667270100852),c(1081.8936090088014,1153.3725732271155,1021.5999186885746,1901.524670288067,1790.557332973509,1940.5056268398396))
targetgene="Nprl3"
collabel=c("Input1_DOI_rep1","Input1_DOI_rep2","Input1_DOI_rep3","ahEGFRv3_1to2rep1","ahEGFRv3_1to2rep2","ahEGFRv3_1to2rep3")

# set up color using RColorBrewer
#library(RColorBrewer)
#colors <- brewer.pal(length(targetgenelist), "Set1")

colors=c( "#E41A1C", "#377EB8", "#4DAF4A", "#984EA3", "#FF7F00",  "#A65628", "#F781BF",
          "#999999", "#66C2A5", "#FC8D62", "#8DA0CB", "#E78AC3", "#A6D854", "#FFD92F", "#E5C494", "#B3B3B3", 
          "#8DD3C7", "#FFFFB3", "#BEBADA", "#FB8072", "#80B1D3", "#FDB462", "#B3DE69", "#FCCDE5",
          "#D9D9D9", "#BC80BD", "#CCEBC5", "#FFED6F")


## code

targetmatvec=unlist(targetmat)+1
yrange=range(targetmatvec[targetmatvec>0]);
# yrange[1]=1; # set the minimum value to 1
for(i in 1:length(targetmat)){
  vali=targetmat[[i]]+1;
  if(i==1){
    plot(1:length(vali),vali,type='b',las=1,pch=20,main=paste('sgRNAs in',targetgene),ylab='Read counts',xlab='Samples',xlim=c(0.7,length(vali)+0.3),ylim = yrange,col=colors[(i %% length(colors))],xaxt='n',log='y')
    axis(1,at=1:length(vali),labels=(collabel),las=2)
    # lines(0:100,rep(1,101),col='black');
  }else{
    lines(1:length(vali),vali,type='b',pch=20,col=colors[(i %% length(colors))])
  }
}




# parameters
# Do not modify the variables beginning with "__"
targetmat=list(c(1075.4690626370152,1090.8440547644539,1159.7822515209994,1559.883515678905,1440.7579313674655,1446.619413989803),c(1054.2680596101206,1073.5094159827258,1091.7459120729734,1971.5194434275052,1847.7027797705357,2018.9267484748116),c(1118.513523327983,1103.8450338507498,1216.7429078030675,2284.829380337371,2204.428902200461,2210.808216305062),c(723.4039214631297,802.3461378971239,703.0421742962674,676.6161403479011,735.9640875374673,664.0767321429546),c(1376.7802874737895,1347.1490710371463,1366.0009238014497,3048.1057160007667,3300.5824725797947,3363.765557789438),c(1097.954974938267,1195.4709816970264,1128.6648559594992,2131.5074963176494,2294.4762729109275,2245.8474408653688))
targetgene="Tsc2"
collabel=c("Input1_DOI_rep1","Input1_DOI_rep2","Input1_DOI_rep3","ahEGFRv3_1to2rep1","ahEGFRv3_1to2rep2","ahEGFRv3_1to2rep3")

# set up color using RColorBrewer
#library(RColorBrewer)
#colors <- brewer.pal(length(targetgenelist), "Set1")

colors=c( "#E41A1C", "#377EB8", "#4DAF4A", "#984EA3", "#FF7F00",  "#A65628", "#F781BF",
          "#999999", "#66C2A5", "#FC8D62", "#8DA0CB", "#E78AC3", "#A6D854", "#FFD92F", "#E5C494", "#B3B3B3", 
          "#8DD3C7", "#FFFFB3", "#BEBADA", "#FB8072", "#80B1D3", "#FDB462", "#B3DE69", "#FCCDE5",
          "#D9D9D9", "#BC80BD", "#CCEBC5", "#FFED6F")


## code

targetmatvec=unlist(targetmat)+1
yrange=range(targetmatvec[targetmatvec>0]);
# yrange[1]=1; # set the minimum value to 1
for(i in 1:length(targetmat)){
  vali=targetmat[[i]]+1;
  if(i==1){
    plot(1:length(vali),vali,type='b',las=1,pch=20,main=paste('sgRNAs in',targetgene),ylab='Read counts',xlab='Samples',xlim=c(0.7,length(vali)+0.3),ylim = yrange,col=colors[(i %% length(colors))],xaxt='n',log='y')
    axis(1,at=1:length(vali),labels=(collabel),las=2)
    # lines(0:100,rep(1,101),col='black');
  }else{
    lines(1:length(vali),vali,type='b',pch=20,col=colors[(i %% length(colors))])
  }
}




# parameters
# Do not modify the variables beginning with "__"
targetmat=list(c(1003.5141432730094,1018.4100284265191,900.2948173471332,1518.2199602387634,1449.416332397318,1501.6810525845706),c(1378.0651967481467,1244.3794268311874,1283.724420282907,1816.531017190178,1963.72535357056,1858.747436199124),c(1071.6143348139435,1071.6521332561122,1076.9783345183632,1489.888742539467,1395.7342460122322,1399.9004479093942),c(1130.077706797198,1169.4690235244343,996.8114849361931,1539.8850090676372,1364.564002304763,1616.809933282721),c(1416.6124749788642,1420.8212858594902,1361.781615928704,2916.448880809919,2928.2712282961347,2944.96339756863),c(1121.725796513876,1193.6136989704125,1126.027788539033,1654.8764220824282,1492.7083375465809,1840.3935566675348))
targetgene="Arl15"
collabel=c("Input1_DOI_rep1","Input1_DOI_rep2","Input1_DOI_rep3","ahEGFRv3_1to2rep1","ahEGFRv3_1to2rep2","ahEGFRv3_1to2rep3")

# set up color using RColorBrewer
#library(RColorBrewer)
#colors <- brewer.pal(length(targetgenelist), "Set1")

colors=c( "#E41A1C", "#377EB8", "#4DAF4A", "#984EA3", "#FF7F00",  "#A65628", "#F781BF",
          "#999999", "#66C2A5", "#FC8D62", "#8DA0CB", "#E78AC3", "#A6D854", "#FFD92F", "#E5C494", "#B3B3B3", 
          "#8DD3C7", "#FFFFB3", "#BEBADA", "#FB8072", "#80B1D3", "#FDB462", "#B3DE69", "#FCCDE5",
          "#D9D9D9", "#BC80BD", "#CCEBC5", "#FFED6F")


## code

targetmatvec=unlist(targetmat)+1
yrange=range(targetmatvec[targetmatvec>0]);
# yrange[1]=1; # set the minimum value to 1
for(i in 1:length(targetmat)){
  vali=targetmat[[i]]+1;
  if(i==1){
    plot(1:length(vali),vali,type='b',las=1,pch=20,main=paste('sgRNAs in',targetgene),ylab='Read counts',xlab='Samples',xlim=c(0.7,length(vali)+0.3),ylim = yrange,col=colors[(i %% length(colors))],xaxt='n',log='y')
    axis(1,at=1:length(vali),labels=(collabel),las=2)
    # lines(0:100,rep(1,101),col='black');
  }else{
    lines(1:length(vali),vali,type='b',pch=20,col=colors[(i %% length(colors))])
  }
}




# parameters
# Do not modify the variables beginning with "__"
targetmat=list(c(1133.93243462027,1049.9838347789523,1096.4926334298125,1754.8689551387683,1626.0477134063103,1741.950020998102),c(610.331905319692,541.7074619289995,574.3532841775208,758.2767090105789,763.6709708329955,687.436215183159),c(940.5535888295043,988.6935048006997,942.487896074591,2588.1400639416024,2680.6409588423517,2773.1043437728404),c(700.2755545246993,709.4820015664383,722.5564732077166,949.9290640352307,1040.7398037882774,1052.8452713120712),c(1002.2292339986521,981.2643738942448,1066.4300648364986,2223.167318285961,2166.3319376691097,2159.083646716038),c(967.5366835910065,890.2575202901729,978.3520129929302,1853.1949459775028,1930.8234296571202,1923.8202818111222))
targetgene="Nprl2"
collabel=c("Input1_DOI_rep1","Input1_DOI_rep2","Input1_DOI_rep3","ahEGFRv3_1to2rep1","ahEGFRv3_1to2rep2","ahEGFRv3_1to2rep3")

# set up color using RColorBrewer
#library(RColorBrewer)
#colors <- brewer.pal(length(targetgenelist), "Set1")

colors=c( "#E41A1C", "#377EB8", "#4DAF4A", "#984EA3", "#FF7F00",  "#A65628", "#F781BF",
          "#999999", "#66C2A5", "#FC8D62", "#8DA0CB", "#E78AC3", "#A6D854", "#FFD92F", "#E5C494", "#B3B3B3", 
          "#8DD3C7", "#FFFFB3", "#BEBADA", "#FB8072", "#80B1D3", "#FDB462", "#B3DE69", "#FCCDE5",
          "#D9D9D9", "#BC80BD", "#CCEBC5", "#FFED6F")


## code

targetmatvec=unlist(targetmat)+1
yrange=range(targetmatvec[targetmatvec>0]);
# yrange[1]=1; # set the minimum value to 1
for(i in 1:length(targetmat)){
  vali=targetmat[[i]]+1;
  if(i==1){
    plot(1:length(vali),vali,type='b',las=1,pch=20,main=paste('sgRNAs in',targetgene),ylab='Read counts',xlab='Samples',xlim=c(0.7,length(vali)+0.3),ylim = yrange,col=colors[(i %% length(colors))],xaxt='n',log='y')
    axis(1,at=1:length(vali),labels=(collabel),las=2)
    # lines(0:100,rep(1,101),col='black');
  }else{
    lines(1:length(vali),vali,type='b',pch=20,col=colors[(i %% length(colors))])
  }
}




# parameters
# Do not modify the variables beginning with "__"
targetmat=list(c(985.5254134320079,921.8313266426061,991.0099366111676,1661.5425909528508,1478.8548958988167,1731.9388139808714),c(1022.7877823883681,1102.6068453663406,1154.5081166800671,1991.517950038773,1937.7501504810023,1960.5280408743006),c(901.3638559616084,940.4041539087432,915.5898083858366,1434.8928493584801,1570.633946815254,1561.7482946879534),c(961.1121372192202,864.2555621175809,987.8454557066083,1071.5866459204444,1082.3001287315697,1224.704325107861),c(1549.6005848748391,1594.7867679189746,1489.4156790792642,2058.179638743,2285.817871881075,2476.1052022616695),c(796.0012954643141,703.2910591443925,862.8484599765143,754.9436245753676,775.7927322747892,775.8685438353615))
targetgene="Jak1"
collabel=c("Input1_DOI_rep1","Input1_DOI_rep2","Input1_DOI_rep3","ahEGFRv3_1to2rep1","ahEGFRv3_1to2rep2","ahEGFRv3_1to2rep3")

# set up color using RColorBrewer
#library(RColorBrewer)
#colors <- brewer.pal(length(targetgenelist), "Set1")

colors=c( "#E41A1C", "#377EB8", "#4DAF4A", "#984EA3", "#FF7F00",  "#A65628", "#F781BF",
          "#999999", "#66C2A5", "#FC8D62", "#8DA0CB", "#E78AC3", "#A6D854", "#FFD92F", "#E5C494", "#B3B3B3", 
          "#8DD3C7", "#FFFFB3", "#BEBADA", "#FB8072", "#80B1D3", "#FDB462", "#B3DE69", "#FCCDE5",
          "#D9D9D9", "#BC80BD", "#CCEBC5", "#FFED6F")


## code

targetmatvec=unlist(targetmat)+1
yrange=range(targetmatvec[targetmatvec>0]);
# yrange[1]=1; # set the minimum value to 1
for(i in 1:length(targetmat)){
  vali=targetmat[[i]]+1;
  if(i==1){
    plot(1:length(vali),vali,type='b',las=1,pch=20,main=paste('sgRNAs in',targetgene),ylab='Read counts',xlab='Samples',xlim=c(0.7,length(vali)+0.3),ylim = yrange,col=colors[(i %% length(colors))],xaxt='n',log='y')
    axis(1,at=1:length(vali),labels=(collabel),las=2)
    # lines(0:100,rep(1,101),col='black');
  }else{
    lines(1:length(vali),vali,type='b',pch=20,col=colors[(i %% length(colors))])
  }
}




# parameters
# Do not modify the variables beginning with "__"
targetmat=list(c(976.5310485115073,917.497666947174,910.3156735449044,863.268868719736,789.6461739225532,885.9918210248967),c(1289.4064568174967,1357.6736731546239,1266.8471887919238,1891.5254169824332,1859.8245412123292,1927.1573508168656),c(648.2367289132308,590.6159070631606,586.483794311665,1053.2546815267822,921.2538695763121,1056.1823403178146),c(671.3650958516612,656.2398967368451,655.047547243784,548.2923895922647,578.3811887941508,488.8806093414213),c(592.3431754786906,568.3285143437961,627.0946325868432,1289.903676426787,1267.5899107704145,1369.8668268577028),c(796.0012954643141,758.3904467005993,773.7155811647594,1361.5649917838307,1478.8548958988167,1434.9396724697008))
targetgene="Depdc5"
collabel=c("Input1_DOI_rep1","Input1_DOI_rep2","Input1_DOI_rep3","ahEGFRv3_1to2rep1","ahEGFRv3_1to2rep2","ahEGFRv3_1to2rep3")

# set up color using RColorBrewer
#library(RColorBrewer)
#colors <- brewer.pal(length(targetgenelist), "Set1")

colors=c( "#E41A1C", "#377EB8", "#4DAF4A", "#984EA3", "#FF7F00",  "#A65628", "#F781BF",
          "#999999", "#66C2A5", "#FC8D62", "#8DA0CB", "#E78AC3", "#A6D854", "#FFD92F", "#E5C494", "#B3B3B3", 
          "#8DD3C7", "#FFFFB3", "#BEBADA", "#FB8072", "#80B1D3", "#FDB462", "#B3DE69", "#FCCDE5",
          "#D9D9D9", "#BC80BD", "#CCEBC5", "#FFED6F")


## code

targetmatvec=unlist(targetmat)+1
yrange=range(targetmatvec[targetmatvec>0]);
# yrange[1]=1; # set the minimum value to 1
for(i in 1:length(targetmat)){
  vali=targetmat[[i]]+1;
  if(i==1){
    plot(1:length(vali),vali,type='b',las=1,pch=20,main=paste('sgRNAs in',targetgene),ylab='Read counts',xlab='Samples',xlim=c(0.7,length(vali)+0.3),ylim = yrange,col=colors[(i %% length(colors))],xaxt='n',log='y')
    axis(1,at=1:length(vali),labels=(collabel),las=2)
    # lines(0:100,rep(1,101),col='black');
  }else{
    lines(1:length(vali),vali,type='b',pch=20,col=colors[(i %% length(colors))])
  }
}




# parameters
# Do not modify the variables beginning with "__"
targetmat=list(c(882.0902168462496,724.3402633793479,800.0862553694205,1058.254308179599,992.2527580211031,916.0254420765881),c(1151.9211644612712,1129.2278977811372,1156.0903571323468,2013.1829988676468,1901.3848661556215,2107.359077127014),c(1180.1891684971308,1256.7613116752789,1129.1922694435923,2558.1423040247,2258.1109885855467,2514.4814958277198),c(908.4308569705731,1014.0763687310871,960.4199545337607,1531.5522979796087,1387.0758449823797,1434.9396724697008),c(1123.0107057882333,1191.7564162437989,1181.4062043688214,2003.1837455620127,1929.0917494511498,1888.7810572508154),c(807.5654789335293,769.5341430602816,756.8383496737763,1144.9145034950939,1030.3497225524543,981.0982876885861))
targetgene="Zfp36l2"
collabel=c("Input1_DOI_rep1","Input1_DOI_rep2","Input1_DOI_rep3","ahEGFRv3_1to2rep1","ahEGFRv3_1to2rep2","ahEGFRv3_1to2rep3")

# set up color using RColorBrewer
#library(RColorBrewer)
#colors <- brewer.pal(length(targetgenelist), "Set1")

colors=c( "#E41A1C", "#377EB8", "#4DAF4A", "#984EA3", "#FF7F00",  "#A65628", "#F781BF",
          "#999999", "#66C2A5", "#FC8D62", "#8DA0CB", "#E78AC3", "#A6D854", "#FFD92F", "#E5C494", "#B3B3B3", 
          "#8DD3C7", "#FFFFB3", "#BEBADA", "#FB8072", "#80B1D3", "#FDB462", "#B3DE69", "#FCCDE5",
          "#D9D9D9", "#BC80BD", "#CCEBC5", "#FFED6F")


## code

targetmatvec=unlist(targetmat)+1
yrange=range(targetmatvec[targetmatvec>0]);
# yrange[1]=1; # set the minimum value to 1
for(i in 1:length(targetmat)){
  vali=targetmat[[i]]+1;
  if(i==1){
    plot(1:length(vali),vali,type='b',las=1,pch=20,main=paste('sgRNAs in',targetgene),ylab='Read counts',xlab='Samples',xlim=c(0.7,length(vali)+0.3),ylim = yrange,col=colors[(i %% length(colors))],xaxt='n',log='y')
    axis(1,at=1:length(vali),labels=(collabel),las=2)
    # lines(0:100,rep(1,101),col='black');
  }else{
    lines(1:length(vali),vali,type='b',pch=20,col=colors[(i %% length(colors))])
  }
}




# parameters
# Do not modify the variables beginning with "__"
targetmat=list(c(1206.5298086214543,1118.084201421455,1239.9491011031694,1586.548191160596,1641.6328352600449,1625.1526057970798),c(643.0970918158018,628.3806558376394,671.3973652506739,1494.888369192284,1390.5392053943206,1461.6362245156488),c(753.599289410525,804.8225148659421,853.8824307469295,1174.9122634119958,1146.3722963524785,1177.985359027452),c(1184.6863509573811,1202.9001126034811,1275.8132180215084,2294.8286336430047,2228.672425084048,2292.5664069457775),c(965.6093196794707,872.3037872662404,927.1929050358875,1096.5847791845295,1070.1783672897761,1097.8957028896082),c(508.8240726454695,515.086409514203,609.1625741276736,829.9380243676226,739.4274479494084,730.8181122578244))
targetgene="Mark2"
collabel=c("Input1_DOI_rep1","Input1_DOI_rep2","Input1_DOI_rep3","ahEGFRv3_1to2rep1","ahEGFRv3_1to2rep2","ahEGFRv3_1to2rep3")

# set up color using RColorBrewer
#library(RColorBrewer)
#colors <- brewer.pal(length(targetgenelist), "Set1")

colors=c( "#E41A1C", "#377EB8", "#4DAF4A", "#984EA3", "#FF7F00",  "#A65628", "#F781BF",
          "#999999", "#66C2A5", "#FC8D62", "#8DA0CB", "#E78AC3", "#A6D854", "#FFD92F", "#E5C494", "#B3B3B3", 
          "#8DD3C7", "#FFFFB3", "#BEBADA", "#FB8072", "#80B1D3", "#FDB462", "#B3DE69", "#FCCDE5",
          "#D9D9D9", "#BC80BD", "#CCEBC5", "#FFED6F")


## code

targetmatvec=unlist(targetmat)+1
yrange=range(targetmatvec[targetmatvec>0]);
# yrange[1]=1; # set the minimum value to 1
for(i in 1:length(targetmat)){
  vali=targetmat[[i]]+1;
  if(i==1){
    plot(1:length(vali),vali,type='b',las=1,pch=20,main=paste('sgRNAs in',targetgene),ylab='Read counts',xlab='Samples',xlim=c(0.7,length(vali)+0.3),ylim = yrange,col=colors[(i %% length(colors))],xaxt='n',log='y')
    axis(1,at=1:length(vali),labels=(collabel),las=2)
    # lines(0:100,rep(1,101),col='black');
  }else{
    lines(1:length(vali),vali,type='b',pch=20,col=colors[(i %% length(colors))])
  }
}




# parameters
# Do not modify the variables beginning with "__"
targetmat=list(c(956.6149547589699,941.6423423931523,1025.8192265613204,1274.904796468336,1288.3700732420605,1299.7883777370894),c(991.9499598037942,952.1669445106301,991.5373500952609,1799.8655950141213,1617.3893123764576,1766.978038541178),c(873.0958519257489,947.2141905729934,936.1589342654723,1546.5511779380597,1567.1705864033129,1566.7538981965686),c(675.219823674733,658.7162737056634,674.03443267114,1184.9115167176299,1245.0780680927978,1229.7099286164762),c(991.3075051666156,963.3106408703123,920.3365297426757,1269.905169815519,1414.7827282779078,1261.4120841710394),c(697.0632813388062,682.241854909437,701.987347328081,641.6187537781822,697.8671230061161,777.5370783382332))
targetgene="Tsc1"
collabel=c("Input1_DOI_rep1","Input1_DOI_rep2","Input1_DOI_rep3","ahEGFRv3_1to2rep1","ahEGFRv3_1to2rep2","ahEGFRv3_1to2rep3")

# set up color using RColorBrewer
#library(RColorBrewer)
#colors <- brewer.pal(length(targetgenelist), "Set1")

colors=c( "#E41A1C", "#377EB8", "#4DAF4A", "#984EA3", "#FF7F00",  "#A65628", "#F781BF",
          "#999999", "#66C2A5", "#FC8D62", "#8DA0CB", "#E78AC3", "#A6D854", "#FFD92F", "#E5C494", "#B3B3B3", 
          "#8DD3C7", "#FFFFB3", "#BEBADA", "#FB8072", "#80B1D3", "#FDB462", "#B3DE69", "#FCCDE5",
          "#D9D9D9", "#BC80BD", "#CCEBC5", "#FFED6F")


## code

targetmatvec=unlist(targetmat)+1
yrange=range(targetmatvec[targetmatvec>0]);
# yrange[1]=1; # set the minimum value to 1
for(i in 1:length(targetmat)){
  vali=targetmat[[i]]+1;
  if(i==1){
    plot(1:length(vali),vali,type='b',las=1,pch=20,main=paste('sgRNAs in',targetgene),ylab='Read counts',xlab='Samples',xlim=c(0.7,length(vali)+0.3),ylim = yrange,col=colors[(i %% length(colors))],xaxt='n',log='y')
    axis(1,at=1:length(vali),labels=(collabel),las=2)
    # lines(0:100,rep(1,101),col='black');
  }else{
    lines(1:length(vali),vali,type='b',pch=20,col=colors[(i %% length(colors))])
  }
}




# parameters
# Do not modify the variables beginning with "__"
targetmat=list(c(879.5203982975352,799.8697609283056,851.7727768105565,1294.903303079604,1331.6620783913233,1378.2094993720614),c(1343.372646340501,1492.0171237130157,1315.3692293285003,1736.5369907451059,1662.412997731691,1631.8267438085668),c(979.1008670602217,910.0685360407192,922.9735971631418,1274.904796468336,1203.5177431495053,1152.9573414843758),c(1032.4246019460475,1046.8883635679294,1023.7095726249476,1678.2080131289076,1688.3882008212486,1560.0797601850816),c(863.4590323680695,812.8707400146016,888.164307212989,773.2755889690299,832.938179071816,802.5650958813094),c(1069.044516265229,1184.9463795795486,1137.1034717049906,1453.2248137521424,1447.6846521913476,1453.29355200129))
targetgene="Cbfa2t3"
collabel=c("Input1_DOI_rep1","Input1_DOI_rep2","Input1_DOI_rep3","ahEGFRv3_1to2rep1","ahEGFRv3_1to2rep2","ahEGFRv3_1to2rep3")

# set up color using RColorBrewer
#library(RColorBrewer)
#colors <- brewer.pal(length(targetgenelist), "Set1")

colors=c( "#E41A1C", "#377EB8", "#4DAF4A", "#984EA3", "#FF7F00",  "#A65628", "#F781BF",
          "#999999", "#66C2A5", "#FC8D62", "#8DA0CB", "#E78AC3", "#A6D854", "#FFD92F", "#E5C494", "#B3B3B3", 
          "#8DD3C7", "#FFFFB3", "#BEBADA", "#FB8072", "#80B1D3", "#FDB462", "#B3DE69", "#FCCDE5",
          "#D9D9D9", "#BC80BD", "#CCEBC5", "#FFED6F")


## code

targetmatvec=unlist(targetmat)+1
yrange=range(targetmatvec[targetmatvec>0]);
# yrange[1]=1; # set the minimum value to 1
for(i in 1:length(targetmat)){
  vali=targetmat[[i]]+1;
  if(i==1){
    plot(1:length(vali),vali,type='b',las=1,pch=20,main=paste('sgRNAs in',targetgene),ylab='Read counts',xlab='Samples',xlim=c(0.7,length(vali)+0.3),ylim = yrange,col=colors[(i %% length(colors))],xaxt='n',log='y')
    axis(1,at=1:length(vali),labels=(collabel),las=2)
    # lines(0:100,rep(1,101),col='black');
  }else{
    lines(1:length(vali),vali,type='b',pch=20,col=colors[(i %% length(colors))])
  }
}



dev.off()
Sweave("egfr_1to2_v_Input1_DOI_summary.Rnw");
library(tools);

texi2dvi("egfr_1to2_v_Input1_DOI_summary.tex",pdf=TRUE);
